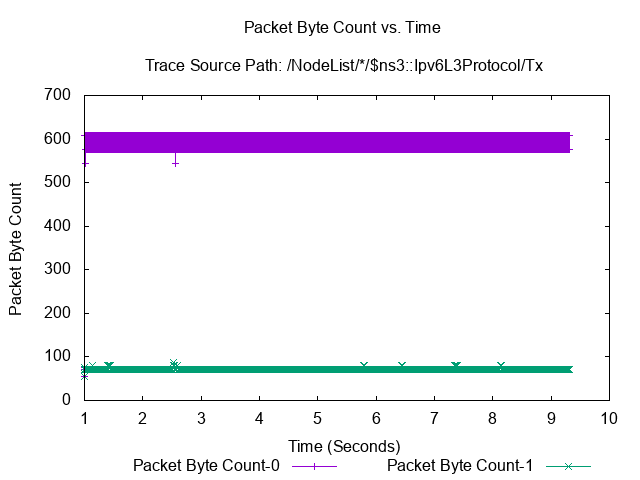

The script that saved this image:
set terminal png
set output "seventh-packet-byte-count.png"
set title "Packet Byte Count vs. Time \n\nTrace Source Path: /NodeList/*/$ns3::Ipv6L3Protocol/Tx"
set xlabel "Time (Seconds)"
set ylabel "Packet Byte Count"

set key outside center below
set datafile missing "-nan"
plot "seventh-packet-byte-count.dat" index 0 title "Packet Byte Count-0" with linespoints, "seventh-packet-byte-count.dat" index 1 title "Packet Byte Count-1" with linespoints
